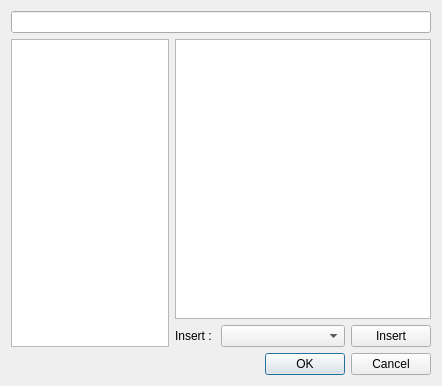
<?xml version="1.0" encoding="UTF-8"?>
<ui version="4.0">
 <class>EditCustom</class>
 <widget class="QDialog" name="EditCustom">
  <property name="geometry">
   <rect>
    <x>0</x>
    <y>0</y>
    <width>442</width>
    <height>386</height>
   </rect>
  </property>
  <property name="windowTitle">
   <string>Form</string>
  </property>
  <layout class="QVBoxLayout" name="verticalLayout">
   <item>
    <widget class="QLineEdit" name="lineEdit"/>
   </item>
   <item>
    <layout class="QHBoxLayout" name="horizontalLayout">
     <item>
      <widget class="QTreeWidget" name="treeWidget">
       <property name="sizePolicy">
        <sizepolicy hsizetype="Maximum" vsizetype="Expanding">
         <horstretch>0</horstretch>
         <verstretch>0</verstretch>
        </sizepolicy>
       </property>
       <property name="horizontalScrollBarPolicy">
        <enum>Qt::ScrollBarAlwaysOff</enum>
       </property>
       <property name="rootIsDecorated">
        <bool>false</bool>
       </property>
       <property name="uniformRowHeights">
        <bool>true</bool>
       </property>
       <property name="itemsExpandable">
        <bool>false</bool>
       </property>
       <property name="headerHidden">
        <bool>true</bool>
       </property>
       <property name="expandsOnDoubleClick">
        <bool>false</bool>
       </property>
       <attribute name="headerMinimumSectionSize">
        <number>20</number>
       </attribute>
       <attribute name="headerMinimumSectionSize">
        <number>20</number>
       </attribute>
       <column>
        <property name="text">
         <string>name</string>
        </property>
       </column>
       <column>
        <property name="text">
         <string>index</string>
        </property>
       </column>
      </widget>
     </item>
     <item>
      <layout class="QVBoxLayout" name="verticalLayout_2">
       <item>
        <widget class="QTextEdit" name="textEdit">
         <property name="sizePolicy">
          <sizepolicy hsizetype="MinimumExpanding" vsizetype="MinimumExpanding">
           <horstretch>0</horstretch>
           <verstretch>0</verstretch>
          </sizepolicy>
         </property>
        </widget>
       </item>
       <item>
        <layout class="QHBoxLayout" name="horizontalLayout_2">
         <item>
          <widget class="QLabel" name="label">
           <property name="text">
            <string>Insert : </string>
           </property>
          </widget>
         </item>
         <item>
          <widget class="QComboBox" name="comboBox">
           <property name="sizePolicy">
            <sizepolicy hsizetype="MinimumExpanding" vsizetype="Preferred">
             <horstretch>0</horstretch>
             <verstretch>0</verstretch>
            </sizepolicy>
           </property>
          </widget>
         </item>
         <item>
          <widget class="QPushButton" name="pushButton">
           <property name="text">
            <string>Insert</string>
           </property>
          </widget>
         </item>
        </layout>
       </item>
      </layout>
     </item>
    </layout>
   </item>
   <item>
    <widget class="QDialogButtonBox" name="buttonBox">
     <property name="standardButtons">
      <set>QDialogButtonBox::Cancel|QDialogButtonBox::Ok</set>
     </property>
    </widget>
   </item>
  </layout>
 </widget>
 <resources/>
 <connections>
  <connection>
   <sender>buttonBox</sender>
   <signal>accepted()</signal>
   <receiver>EditCustom</receiver>
   <slot>accept()</slot>
   <hints>
    <hint type="sourcelabel">
     <x>220</x>
     <y>363</y>
    </hint>
    <hint type="destinationlabel">
     <x>220</x>
     <y>192</y>
    </hint>
   </hints>
  </connection>
  <connection>
   <sender>buttonBox</sender>
   <signal>rejected()</signal>
   <receiver>EditCustom</receiver>
   <slot>reject()</slot>
   <hints>
    <hint type="sourcelabel">
     <x>220</x>
     <y>363</y>
    </hint>
    <hint type="destinationlabel">
     <x>220</x>
     <y>192</y>
    </hint>
   </hints>
  </connection>
 </connections>
</ui>
